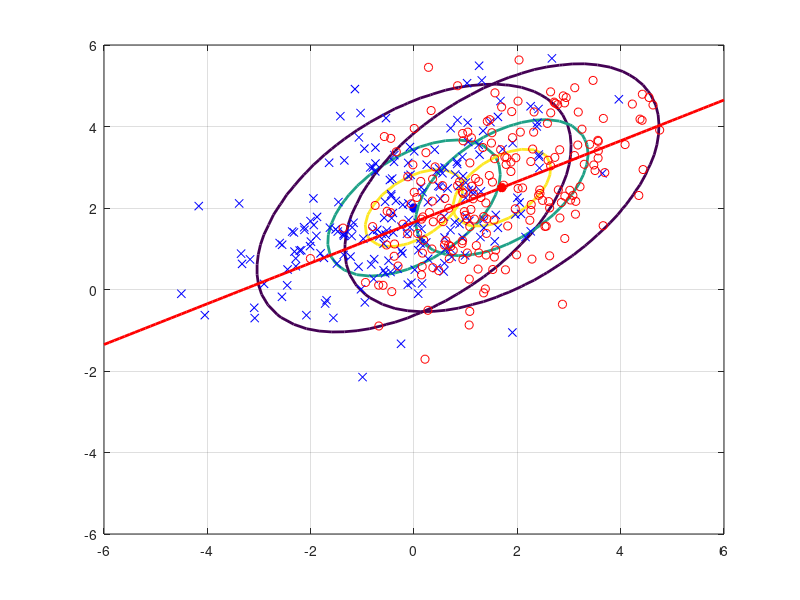

Here is the MATLAB script that generated this plot: (Note: this script raises an error after producing the figure.)
C1=[2 1; 1 2];
C2 = C1;
m1 = [0 2]';
m2=[1.7 2.5]';

numGrid=50;
xRange=linspace(-6.0, 6.0, numGrid);
yRange=linspace(-6.0, 6.0, numGrid);
P1=zeros(numGrid,numGrid);
P2=P1;
for i=1:numGrid
    for j=1:numGrid
        x=[yRange(j) xRange(i)]';
        P1(i,j) = mvnpdf(x',m1',C1);
        P2(i,j) = mvnpdf(x',m2',C2);
    end
end
Pmax=max(max([P1 P2]));
figure(1),clf,
contour(xRange, yRange,P1, [0.1*Pmax 0.5*Pmax 0.8*Pmax], 'LineWidth', 2);
hold on;
plot(m1(1), m1(2), 'b*', 'LineWidth',4);

contour(xRange, yRange, P2, [0.1*Pmax 0.5*Pmax 0.8*Pmax],'LineWidth', 2);
plot(m2(1), m2(2), 'r*', 'LineWidth',4);

N= 200;
X1=mvnrnd(m1, C1, N);
X2=mvnrnd(m2,C2,N);
plot(X1(:,1),X1(:,2),'bx',X2(:,1),X2(:,2),'ro');grid on;

%wF = inv(C1+C2)*(m1-m2);
slp=0.5;
c=m2(2) - (slp*m2(1));
xx = -6:0.1:6;
%yy = xx*wF(2)/wF(1);
yy=slp*xx+c;
plot(xx,yy,'r','LineWidth',2);
p1=X1*wF;
p2=X2*wF;

plo = min([p1;p2]);
phi=max([p1;p2]);

[nn1,xx1]=hist(p1);
[nn2,xx2]=hist(p2);
hhi=max([nn1 nn2]);
figure(2),clf
h =  bar(xx1,nn1);
axis([plo phi 0 hhi]);
alpha(h,0.5);
hold on;
h1=bar(xx2, nn2);
axis([plo phi 0 hhi])
plot(xx1,nn1);
plot(xx2,nn2);
thmin = min([xx1 xx2]);
thmax=max([xx1 xx2]);
rocResolution = 50;
thRange = linspace(thmin, thmax, rocResolution);
ROC = zeros(rocResolution,2);
accuracy = zeros(rocResolution,1);
for jThreshold = 1:rocResolution
    threshold = thRange(jThreshold);
    tPos = length(find(p1>threshold))*100/N;
    tNeg = length(find(p2<threshold))*100/N;
    fPos = length(find(p2>threshold))*100/N;
    ROC(jThreshold,:) = [fPos tPos];
    acc = (tPos + tNeg)/2;
    accuracy(jThreshold)=acc;
    
end
figure(3),clf,
plot(ROC(:,1),ROC(:,2),'b','LineWidth',2);
axis([0 100 0 100]);
grid on; hold on;
plot(0:100, 0:100,'b-');
xlabel('FP','FontSize',16);
ylabel('TP','FontSize',16);


area= trapz(ROC(end:-1:1,1),ROC(end:-1:1,2))

[maxacc, maxinx]=max(accuracy);
threshold = thRange(maxinx)
maxacc

hold off;
    